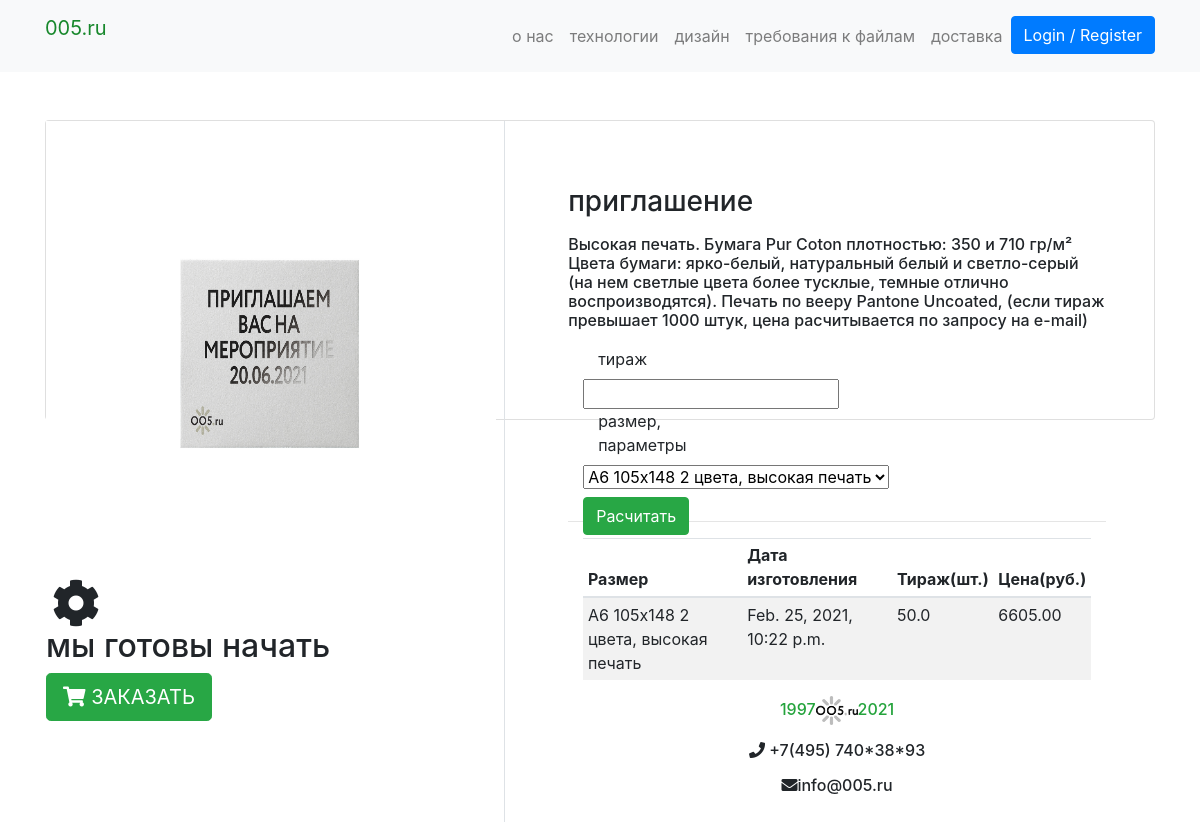
Page /product/invitation/ on the earlier database version.
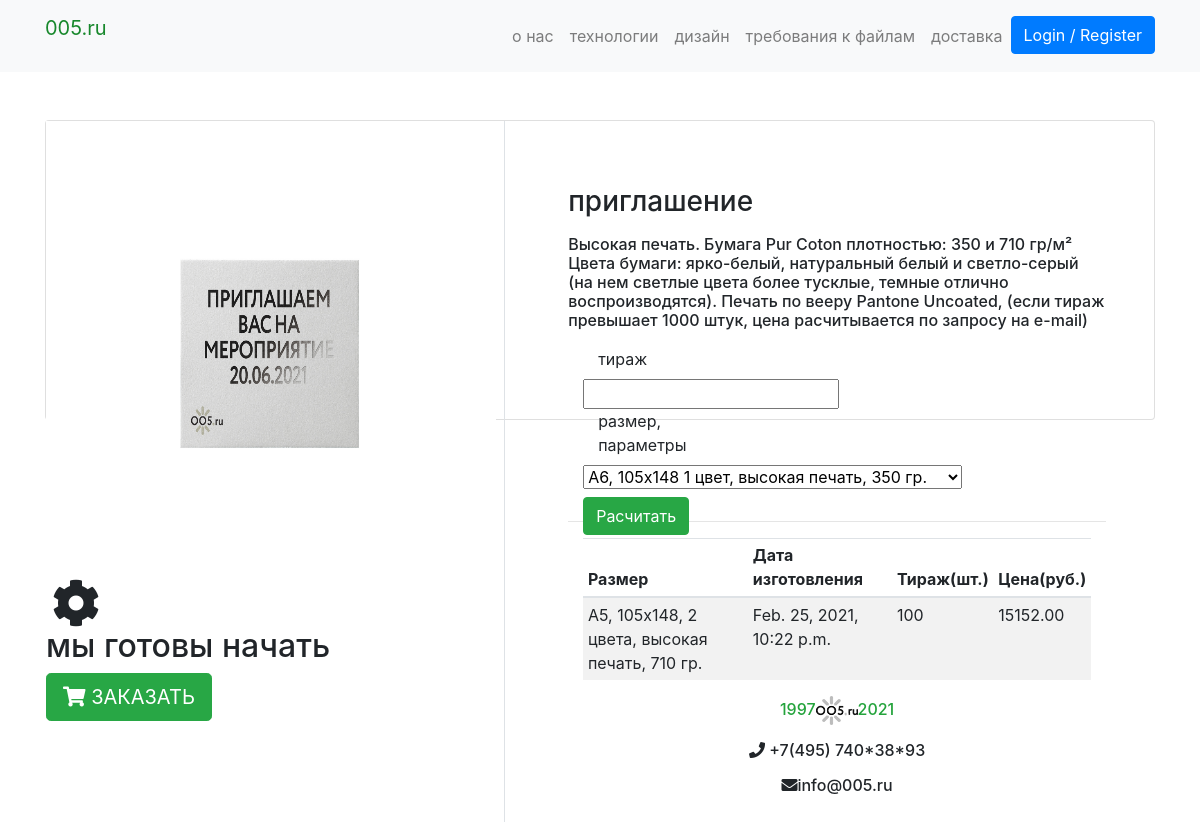
Same page on the later database version.
### products/models.py (models this page shows, shortened)
class  Product(PolymorphicModel):
    mainimage = models.ImageField(upload_to='products/', blank=True, null=True)
    name = models.CharField(max_length=300, default = None, null=True)
    slug = models.SlugField(default = None, null=True)
    subcategory = models.ForeignKey(SubCategory, on_delete=models.CASCADE, default = None, null=True)
    category = models.ForeignKey(Category, on_delete=models.CASCADE, default = None, null=True)
    preview_text = models.TextField(max_length=50, verbose_name='Preview Text', blank=True, null=True)
    detail_text = models.TextField(max_length=1000, verbose_name='Detail Text', blank=True, null=True)
    lim1 = models.FloatField(default = None, null=True)
    lim2 = models.FloatField(default = None, null=True)
    tirazh = models.IntegerField(null=False)
    t = models.IntegerField(null=True)
    p = models.FloatField(default = None, null=True)
    box_size = models.CharField(max_length=50)
    def timeplus(self):
        t = self.t
        futuredate = datetime.now() + timedelta(days=t)
        return futuredate
    def calc(self):
        boxsize = self.boxsizes_set.get(value = self.box_size)
        a = float(boxsize.b*self.tirazh**2+boxsize.h*self.tirazh**1+boxsize.d)*self.p
        if self.tirazh<self.lim1:
            self.tirazh=self.lim1
        elif self.tirazh>self.lim2:
            self.tirazh=self.lim2
        return "{0:.2f}".format(round(a,0))

class Note2 (Product):
    def __init__(self, *args, **kwargs):
        super(Note2, self).__init__(*args, **kwargs)

class  Product(PolymorphicModel):
    mainimage = models.ImageField(upload_to='products/', blank=True, null=True)
    name = models.CharField(max_length=300, default = None, null=True)
    slug = models.SlugField(default = None, null=True)
    subcategory = models.ForeignKey(SubCategory, on_delete=models.CASCADE, default = None, null=True)
    category = models.ForeignKey(Category, on_delete=models.CASCADE, default = None, null=True)
    preview_text = models.TextField(max_length=50, verbose_name='Preview Text', blank=True, null=True)
    detail_text = models.TextField(max_length=1000, verbose_name='Detail Text', blank=True, null=True)
    lim1 = models.FloatField(default = None, null=True)
    lim2 = models.FloatField(default = None, null=True)
    tirazh = models.IntegerField(null=False)
    t = models.IntegerField(null=True)
    p = models.FloatField(default = None, null=True)
    box_size = models.CharField(max_length=50)
    def timeplus(self):
        t = self.t
        futuredate = datetime.now() + timedelta(days=t)
        return futuredate
    def calc(self):
        boxsize = self.boxsizes_set.get(value = self.box_size)
        a = float(boxsize.b*self.tirazh**2+boxsize.h*self.tirazh**1+boxsize.d)*self.p
        if self.tirazh<self.lim1:
            self.tirazh=self.lim1
        elif self.tirazh>self.lim2:
            self.tirazh=self.lim2
        return "{0:.2f}".format(round(a,0))

class BoxSizes(models.Model):
    value = models.CharField(max_length=80)
    name = models.CharField(max_length=80)
    product = models.ForeignKey(Product, on_delete=models.CASCADE, null = True, blank = True)
    b = models.FloatField(null = True, blank = True)
    h = models.FloatField(null = True, blank = True)
    d = models.FloatField(null = True, blank = True)

### products/views.py (the view)
# urls.py: path('product/<slug>/', new_indexView, name='product'),
def new_indexView(request, slug):
    try:
        product = Product.objects.get(slug = slug)
        boxsizes = tuple(product.boxsizes_set.all().values_list('value', 'name'))
        if not boxsizes:
            boxsizes = (('Не задан', 'Не задан'),)
        print('boxsizes \n ', boxsizes)
        form  = modelform_factory(type(product), fields = ('tirazh', 'box_size'), \
            labels = {'tirazh':'тираж', 'box_size':'размер, параметры'}, \
            widgets = {'box_size': Select(choices=boxsizes) })
    except ObjectDoesNotExist:
        product = None
        form = None
    return render(request, "products/products_details.html", {"form": form, "products": [product]})

### products/templates/products/products_details.html (shortened to what this page needs)
{% extends "products/base.html" %}
{% block content %}
{% for product in products %}
<div class="container my-5">
    <div class="card">
        <div class="row">
            <aside class="col-sm-5 border-right">
    <article class="gallery-wrap">
    <div class="img-big-wrap">
      <div> <a href="#"><img src="/media/{{product.mainimage }}" style="width: 450px"></a></div>
     <i class="fa fa-cog fa-spin fa-3x fa-fw"></i>
     <h2>мы готовы начать</h2>
     <a href="{% url 'mainapp:cart' product.slug %}" class="btn  btn-lg btn-primary btn-success text-uppercase"> <i class="fas fa-shopping-cart"></i>  Заказать </a>
    </div>
    </article>
            </aside>
            <aside class="col-sm-7">
    <article class="card-body p-5">
    <p class="price-detail-wrap">
    <h3 class="title mb-3">{{ product.name }}</h3>
    <h6 class="title mb-3">{{product.detail_text }}</h3>
<div class="container-fluid">
    <form id="product-form">
        <div class="row">
            <div class="form-group col-4">
            {% for field in form %}
                <label class="col-12">{{ field.label }}</label>
                {{ field }}
            {% endfor %}
            <div style="position:absolute;z-index:10000;top:500 px;margin-left: 500 px;">
                <h4> </h4><input type="submit" class= "btn btn-success btn-buy" value="Расчитать" />
                </div>
            </div>
        </div>
</div>
<hr />
<div class="container-fluid">
    <table class="table table-striped table-sm" id="my_products">
        <thead>
            <tr>
                <th>Размер</th>
                <th>Дата изготовления</th>
                <th>Тираж(шт.)</th>
                <th>Цена(руб.)</th>
            </tr>
        </thead>
        <tbody>
        <tr>
            <td>{{product.box_size}}</td>
            <td>{{product.timeplus}}</td>
            <td>{{product.tirazh}}</td>
            <td>{{product.calc}}</td>
        </tr>
        {% endfor %}
        </tbody>
    </table>
</div>
{% endblock content %}

Differences in the rows shown:
changed through a linked row, Note2 "приглашение": box_size "А6 105х148 2 цвета, высокая печать" → "А6, 105х148 1 цвет, высокая печать, 350 гр."; box_size "А6 105х148 2 цвета, высокая печать" → "А5, 105х148, 2 цвета, высокая печать, 710 гр."; tirazh "50.0" → "100"; calc "6605.00" → "15152.00"
